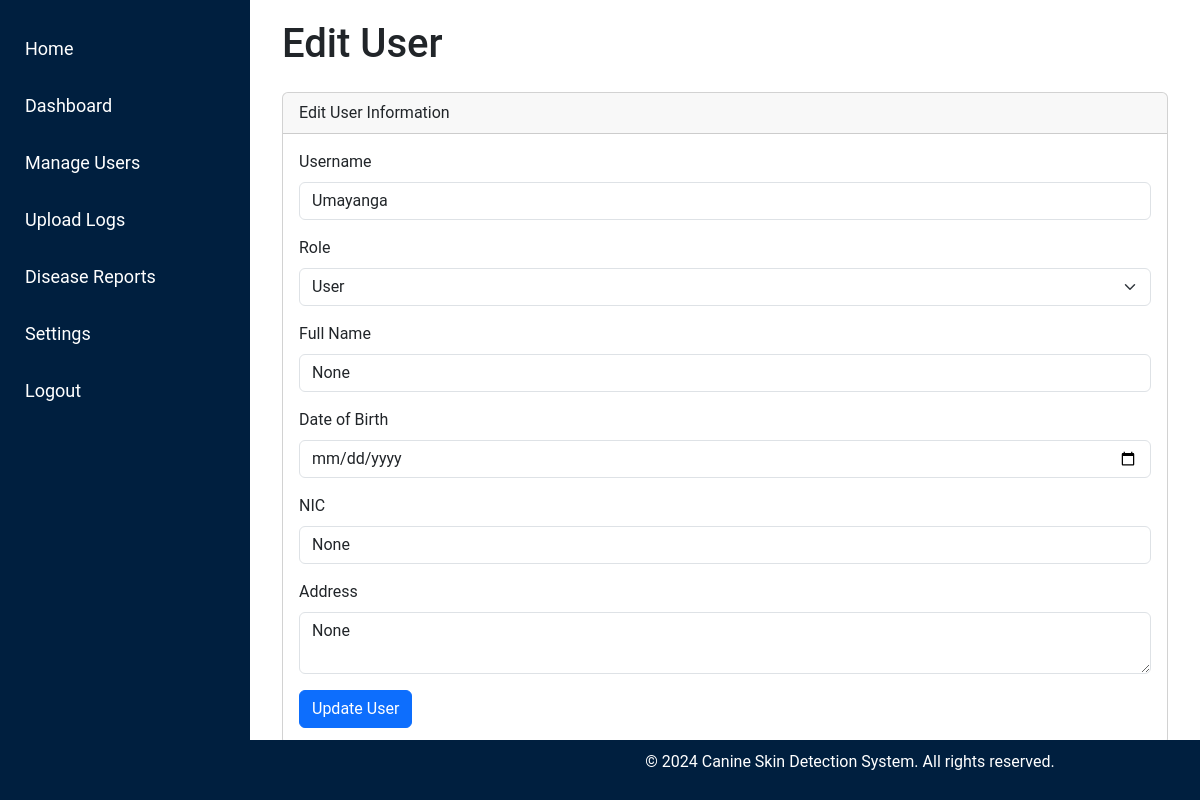
Before: /admin/edit_user/3 (signed in) with the older database file.
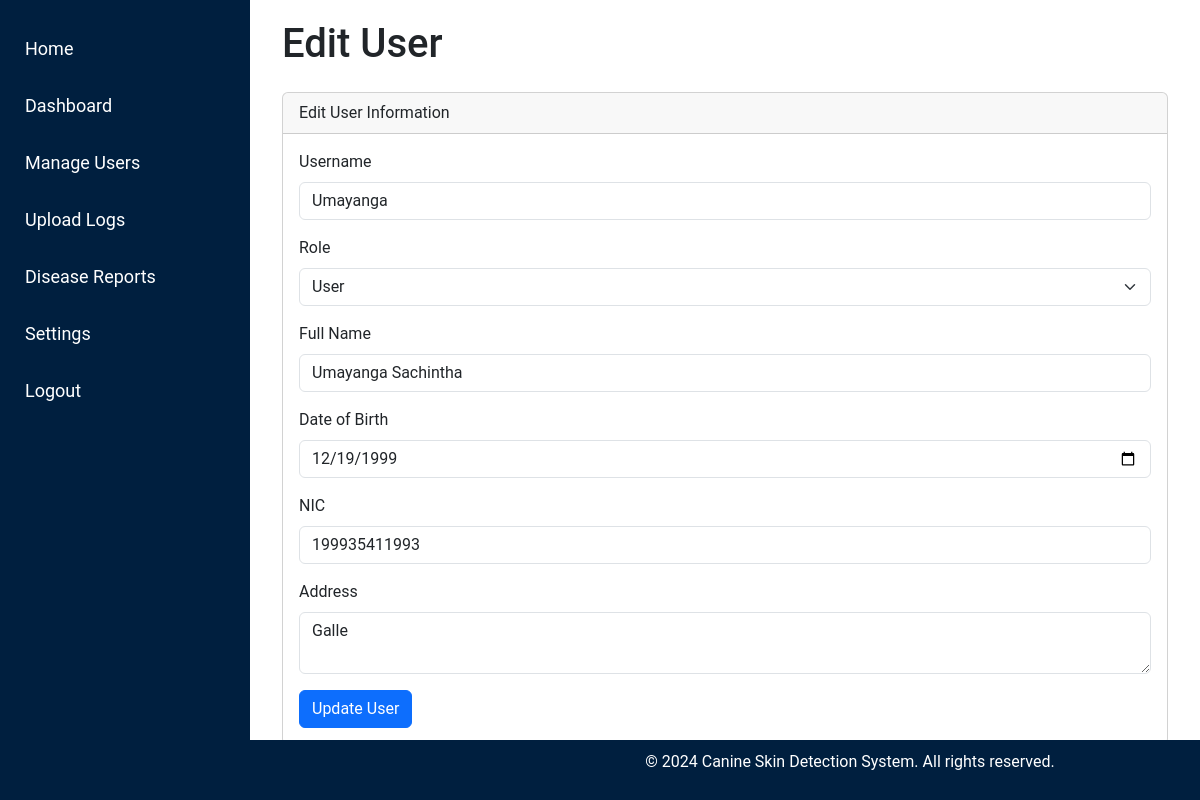
After: the same page with the newer database file.
### tables this page shows
CREATE TABLE users (
    id INTEGER PRIMARY KEY AUTOINCREMENT,
    username TEXT UNIQUE NOT NULL,
    password TEXT NOT NULL
, "role" TEXT NOT NULL DEFAULT 'user', full_name TEXT, dob DATE, nic TEXT, profile_picture TEXT, address TEXT);

### admin.py (the view, shortened to what this page needs)
@admin.route('/edit_user/<int:user_id>', methods=['GET', 'POST'])
def edit_user(user_id):
    if 'user' not in session or session.get('role') != 'admin':
        flash('Access denied! Admins only.', 'danger')
        return redirect(url_for('index'))
    conn = get_db_connection()
    user = conn.execute('SELECT * FROM users WHERE id = ?', (user_id,)).fetchone()
    conn.close()
    return render_template('edit_user.html', user=user)

### db.py (called while the page is built)
def get_db_connection():
    conn = sqlite3.connect('site.db')
    conn.row_factory = sqlite3.Row  # Allows accessing rows as dictionaries
    return conn

### templates/edit_user.html (shortened to what this page needs)
<!DOCTYPE html>
<html lang="en">
<head>
    <link href="https://cdn.jsdelivr.net/npm/bootstrap@5.3.0-alpha1/dist/css/bootstrap.min.css" rel="stylesheet">
    <link rel="stylesheet" href="{{ url_for('static', filename='css/admin_styles.css') }}">
</head>
<body>
    {% include 'partials/admin_sidebar.html' %}
    <div class="content">
        <div class="container-fluid">
            <h1 class="mb-4">Edit User</h1>
            <div class="card">
                <div class="card-header">
                    Edit User Information
                </div>
                <div class="card-body">
                    <form action="{{ url_for('admin.edit_user', user_id=user.id) }}" method="POST">
                        <div class="mb-3">
                            <label for="username" class="form-label">Username</label>
                            <input type="text" class="form-control" id="username" name="username" value="{{ user.username }}" required>
                        </div>
                        <div class="mb-3">
                            <label for="role" class="form-label">Role</label>
                            <select class="form-select" id="role" name="role" required>
                                <option value="user" {% if user.role == 'user' %}selected{% endif %}>User</option>
                            </select>
                        </div>
                        <div class="mb-3">
                            <label for="full_name" class="form-label">Full Name</label>
                            <input type="text" class="form-control" id="full_name" name="full_name" value="{{ user.full_name }}" required>
                        </div>
                        <div class="mb-3">
                            <label for="dob" class="form-label">Date of Birth</label>
                            <input type="date" class="form-control" id="dob" name="dob" value="{{ user.dob }}" required>
                        </div>
                        <div class="mb-3">
                            <label for="nic" class="form-label">NIC</label>
                            <input type="text" class="form-control" id="nic" name="nic" value="{{ user.nic }}" required>
                        </div>
                        <div class="mb-3">
                            <label for="address" class="form-label">Address</label>
                            <textarea class="form-control" id="address" name="address" required>{{ user.address }}</textarea>
                        </div>
                        <button type="submit" class="btn btn-primary">Update User</button>
                    </form>
                </div>
            </div>
        </div>
    </div>
    {% include 'partials/footer_admin.html' %}
</body>
</html>

Changed rows visible on the page:
changed users "Umayanga": full_name (not shown) → "Umayanga Sachintha"; dob (not shown) → "12/19/1999"; nic (not shown) → "199935411993"; address (not shown) → "Galle"
Other visible differences:
form field full_name: "None" → (not shown)
form field nic: "None" → (not shown)
form field address: "None" → (not shown)
